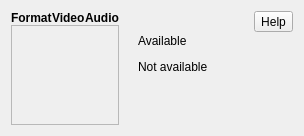
            <widget class="QWidget" name="tabAvailable">
             <attribute name="icon">
              <iconset resource="../screencast.qrc">
               <normaloff>:/pictures/screencast/supported-formats.png</normaloff>:/pictures/screencast/supported-formats.png</iconset>
             </attribute>
             <attribute name="title">
              <string notr="true"/>
             </attribute>
             <layout class="QHBoxLayout" name="horizontalLayout_5" stretch="1,0,0">
              <item>
               <layout class="QVBoxLayout" name="verticalLayout_19">
                <property name="spacing">
                 <number>0</number>
                </property>
                <item>
                 <layout class="QGridLayout" name="gridLayout_7">
                  <item row="0" column="0" alignment="Qt::AlignmentFlag::AlignHCenter">
                   <widget class="QLabel" name="label_24">
                    <property name="font">
                     <font>
                      <bold>true</bold>
                     </font>
                    </property>
                    <property name="text">
                     <string notr="true">Format</string>
                    </property>
                   </widget>
                  </item>
                  <item row="0" column="1" alignment="Qt::AlignmentFlag::AlignHCenter">
                   <widget class="QLabel" name="label_25">
                    <property name="font">
                     <font>
                      <bold>true</bold>
                     </font>
                    </property>
                    <property name="text">
                     <string notr="true">Video</string>
                    </property>
                   </widget>
                  </item>
                  <item row="0" column="2" alignment="Qt::AlignmentFlag::AlignHCenter">
                   <widget class="QLabel" name="label_26">
                    <property name="font">
                     <font>
                      <bold>true</bold>
                     </font>
                    </property>
                    <property name="text">
                     <string notr="true">Audio</string>
                    </property>
                   </widget>
                  </item>
                 </layout>
                </item>
                <item>
                 <widget class="QScrollArea" name="scrollAreaAvailable">
                  <property name="minimumSize">
                   <size>
                    <width>0</width>
                    <height>100</height>
                   </size>
                  </property>
                  <property name="widgetResizable">
                   <bool>true</bool>
                  </property>
                  <widget class="QWidget" name="scrollAreaWidgetContentsAvailable">
                   <property name="geometry">
                    <rect>
                     <x>0</x>
                     <y>0</y>
                     <width>24</width>
                     <height>100</height>
                    </rect>
                   </property>
                   <layout class="QGridLayout" name="gridLayoutAvailable">
                    <property name="leftMargin">
                     <number>0</number>
                    </property>
                    <property name="spacing">
                     <number>0</number>
                    </property>
                   </layout>
                  </widget>
                 </widget>
                </item>
               </layout>
              </item>
              <item>
               <layout class="QVBoxLayout" name="verticalLayout_17">
                <item>
                 <layout class="QVBoxLayout" name="verticalLayout_18">
                  <item>
                   <widget class="QLabel" name="label_21">
                    <property name="text">
                     <string notr="true"/>
                    </property>
                   </widget>
                  </item>
                 </layout>
                </item>
                <item>
                 <layout class="QHBoxLayout" name="horizontalLayout_8">
                  <item>
                   <widget class="QLabel" name="labelAvalible">
                    <property name="maximumSize">
                     <size>
                      <width>16</width>
                      <height>16</height>
                     </size>
                    </property>
                    <property name="text">
                     <string notr="true"/>
                    </property>
                    <property name="pixmap">
                     <pixmap resource="../screencast.qrc">:/pictures/screencast/accept.png</pixmap>
                    </property>
                    <property name="scaledContents">
                     <bool>true</bool>
                    </property>
                   </widget>
                  </item>
                  <item alignment="Qt::AlignmentFlag::AlignLeft">
                   <widget class="QLabel" name="label_22">
                    <property name="text">
                     <string>Available</string>
                    </property>
                   </widget>
                  </item>
                  <item>
                   <spacer name="horizontalSpacer_7">
                    <property name="orientation">
                     <enum>Qt::Orientation::Horizontal</enum>
                    </property>
                    <property name="sizeType">
                     <enum>QSizePolicy::Policy::Expanding</enum>
                    </property>
                    <property name="sizeHint" stdset="0">
                     <size>
                      <width>40</width>
                      <height>20</height>
                     </size>
                    </property>
                   </spacer>
                  </item>
                 </layout>
                </item>
                <item>
                 <layout class="QHBoxLayout" name="horizontalLayout_11">
                  <item>
                   <widget class="QLabel" name="labelNotAvailable">
                    <property name="maximumSize">
                     <size>
                      <width>16</width>
                      <height>16</height>
                     </size>
                    </property>
                    <property name="text">
                     <string notr="true"/>
                    </property>
                    <property name="pixmap">
                     <pixmap resource="../screencast.qrc">:/pictures/screencast/missing.png</pixmap>
                    </property>
                    <property name="scaledContents">
                     <bool>true</bool>
                    </property>
                   </widget>
                  </item>
                  <item>
                   <widget class="QLabel" name="label_23">
                    <property name="text">
                     <string>Not available</string>
                    </property>
                   </widget>
                  </item>
                  <item>
                   <spacer name="horizontalSpacer_25">
                    <property name="orientation">
                     <enum>Qt::Orientation::Horizontal</enum>
                    </property>
                    <property name="sizeHint" stdset="0">
                     <size>
                      <width>40</width>
                      <height>20</height>
                     </size>
                    </property>
                   </spacer>
                  </item>
                 </layout>
                </item>
                <item>
                 <spacer name="verticalSpacer_9">
                  <property name="orientation">
                   <enum>Qt::Orientation::Vertical</enum>
                  </property>
                  <property name="sizeHint" stdset="0">
                   <size>
                    <width>20</width>
                    <height>40</height>
                   </size>
                  </property>
                 </spacer>
                </item>
               </layout>
              </item>
              <item>
               <layout class="QVBoxLayout" name="verticalLayout_16">
                <item>
                 <widget class="QToolButton" name="help_screencast_avalaible">
                  <property name="enabled">
                   <bool>true</bool>
                  </property>
                  <property name="toolTip">
                   <string>Help</string>
                  </property>
                  <property name="text">
                   <string notr="true">Help</string>
                  </property>
                 </widget>
                </item>
                <item>
                 <spacer name="verticalSpacer_8">
                  <property name="orientation">
                   <enum>Qt::Orientation::Vertical</enum>
                  </property>
                  <property name="sizeHint" stdset="0">
                   <size>
                    <width>20</width>
                    <height>40</height>
                   </size>
                  </property>
                 </spacer>
                </item>
               </layout>
              </item>
             </layout>
            </widget>
